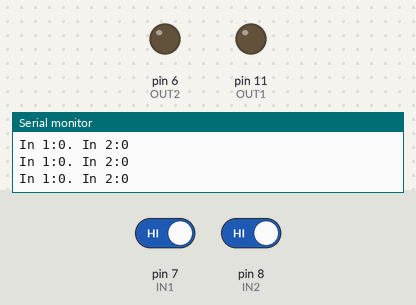
Simulated run of this program. Board: Arduino Nano, built with avr-gcc and run on an emulated ATmega328P. On the bench: output pins drawn as LEDs (lit = HIGH), the last lines printed to the serial monitor. The test bench sets the inputs (shaded band); at power-on: pin 7 (IN1) HIGH, pin 8 (IN2) HIGH.

Above: at 1.3 s.
1.4 s: pin 7 (IN1) driven LOW
At 2.2 s:
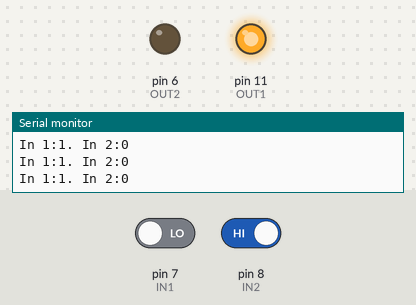
2.9 s: pin 8 (IN2) driven LOW
At 3.5 s:
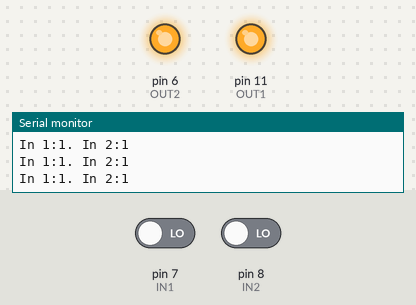
4.4 s: pin 7 (IN1) driven HIGH
At 4.8 s:
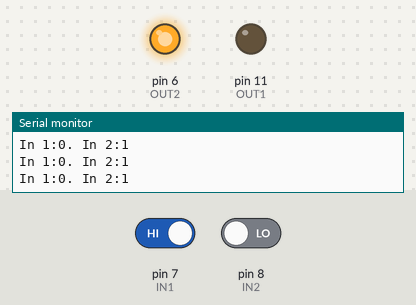
5.9 s: pin 8 (IN2) driven HIGH
At 7.3 s:
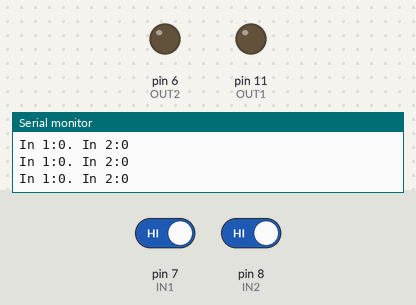
Timing chart, 0 to 8.4 s (numbered marks = the images above; inputs shaded):
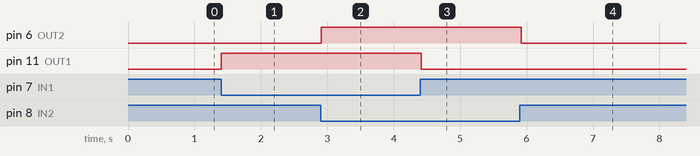

Measured:
- after the input at 1.4 s, pin 11 (OUT1): LOW → HIGH at once
- after the input at 2.9 s, pin 6 (OUT2): LOW → HIGH at once
- after the input at 4.4 s, pin 11 (OUT1): HIGH → LOW at once
- after the input at 5.9 s, pin 6 (OUT2): HIGH → LOW at once

The program:

main.cpp
```cpp
#include <Arduino.h>

#define OUT1 11
#define OUT2 6
#define IN1 7
#define IN2 8

void setup()
{
  Serial.begin(9600);
  delay(100);
  while (!Serial)
  {
  }
  Serial.println("Light Control!");

  pinMode(OUT1, OUTPUT);
  pinMode(OUT2, OUTPUT);
  pinMode(IN1, INPUT);
  pinMode(IN2, INPUT);
}

uint32_t in1On = 0;
uint32_t in2On = 0;

void loop()
{
  bool in1 = !digitalRead(IN1);
  bool in2 = !digitalRead(IN2);

  if (in1)
  {
    if (in1On == 0)
    {
      in1On = millis();
    }
  }
  else
  {
    in1On = 0;
  }

  if (in2)
  {
    if (in2On == 0)
    {
      in2On = millis();
    }
  }
  else
  {
    in2On = 0;
  }

  if (in1 && millis() - in1On > 600000) {
    in1 = false;
  }

  if (in2 && millis() - in2On > 600000) {
    in2 = false;
  }

  Serial.print("In 1:");
  Serial.print(in1);
  Serial.print(". In 2:");
  Serial.println(in2);
  digitalWrite(OUT1, in1);
  digitalWrite(OUT2, in2);

  delay(100);
}
```
